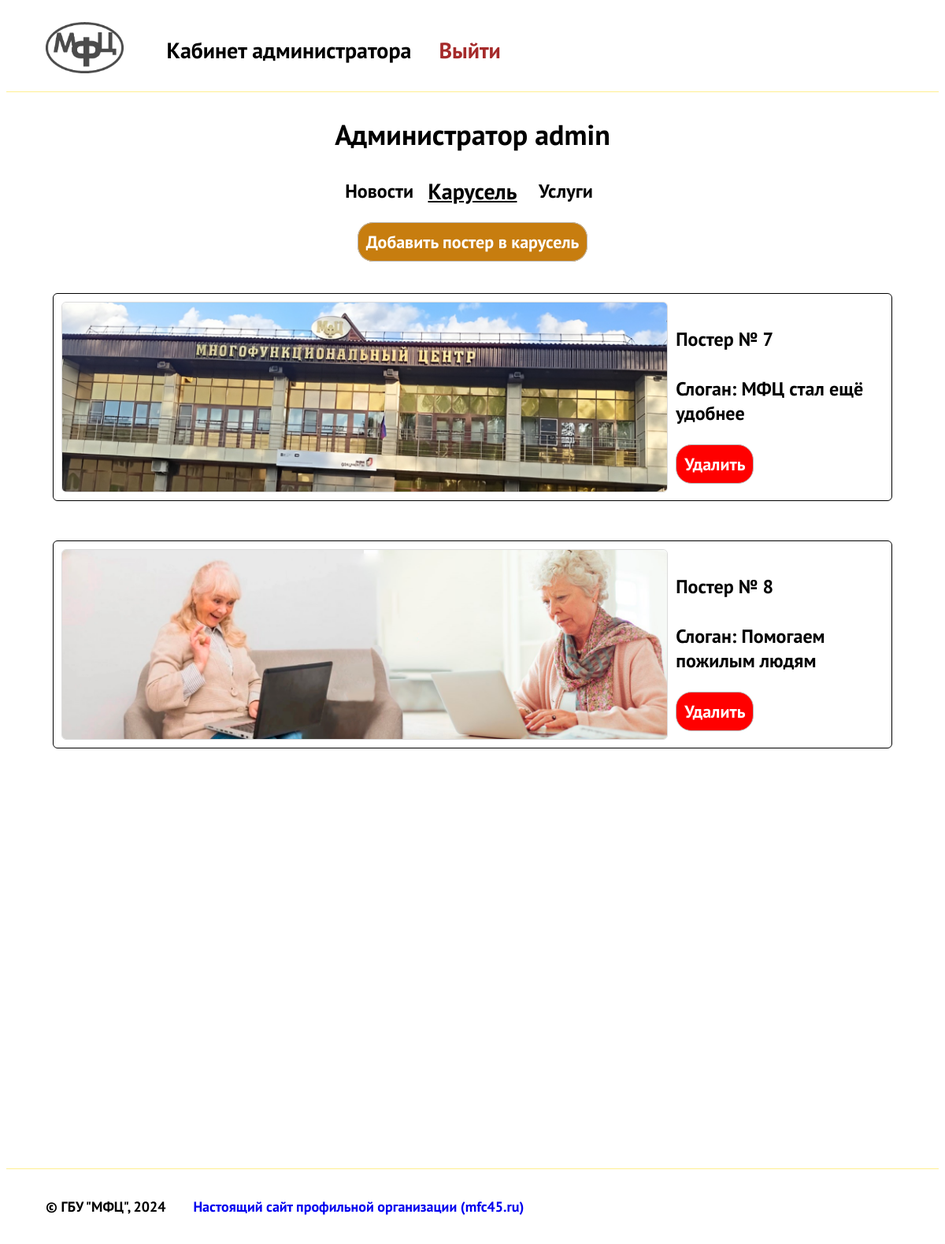
Page /admin/carousel.php (signed in) on the committed database.
### tables this page shows
CREATE TABLE `carousel` (
  `id` int(11) NOT NULL,
  `slogan` varchar(255) NOT NULL,
  `image` varchar(255) NOT NULL
);

### admin/carousel.php (the view, shortened to what this page needs)
<!DOCTYPE html>
<html lang="en">
<head>
    <link rel="stylesheet" type="text/css" href="../css/rooms.css">
    <link rel="stylesheet" type="text/css" href="../css/style.css">
</head>
<body>
    <nav class="navbar">
        <ul>
            <li class="logo">
                <a href="adminlogin.php">
                    <img id="mfclogo" src = "../media/img/logobw.png" height="65" alt = "img">
                </a>
            </li>
            <li>
                <a href="adminroom.php" style="font-size: 28px;">
                    Кабинет администратора
                </a>
            </li>
            <li>
                <a href="logic/logout.php" style="font-size: 28px; color:brown">
                    Выйти
                </a>
            </li>
        </ul>
    </nav>
    <div class="adminzone">
    <?php
    require_once('logic/db.php');
    if (isset($_SESSION['admin_login']))
    {
        $login = $_SESSION['admin_login'];
        $sql = "SELECT * FROM `admins` WHERE login = '$login'";
        $result = $conn->query($sql);
        if ($result->num_rows > 0)
        {
            $row = $result->fetch_assoc();
            echo "<h2>Администратор  " . $row['login'] . "</h2>";
            echo '<div class = "sections">';
            echo '<a href="adminroom.php">Новости</a>';
            echo '<a id = "selected" href="carousel.php">Карусель</a>';
            echo '<a href="services.php">Услуги</a>';
            echo '</div>';
            echo '<div class = "addsomenews">';
            echo '<a href="carouseladder.php">Добавить постер в карусель</a>';
            echo '</div>';
        }
        else
        {
            echo "Произошла ошибка при получении данных пользователя." . $conn->error;
        }
    }
    $sql = "SELECT * FROM `carousel`";
    $result = $conn->query($sql);
    if ($result -> num_rows > 0)
    {
        while ($row = mysqli_fetch_assoc($result))
        {
            echo '<div id="carouselcard" style="height: auto;">';
            echo '<img src="'. '../' . $row["image"] . '" height = "240" >';
            echo '<div id = "carouselcarddesc">';
            echo '<h4> Постер № '. $row["id"]. '</h4> ';
            echo '<p> Слоган: '. $row["slogan"]. '</p>';
            echo '<form method = "get" action = "logic/posterremover.php">';
            echo '<button type = "submit" id = "submitbtn" style ="background-color:red;" >Удалить</button>';
            echo '</form>';
            echo '</div>';
            echo '</div>';
        }
    }
    else
    {
        echo '<p style = "text-align:center;" >Сейчас на сайте нет постеров в карусели</p>';
    }
    ?>
    </div>
    <?php
        require_once('../headerfooter/footer.php');
    ?>
</body>
</html>

### css/rooms.css (style rules this page uses)
.adminzone { font-size: 24px; font-family: "PT Sans Bold"; margin-bottom: 30px; }
.adminzone h2 { text-align: center; }
.addsomenews { text-align: center; font-size: 24px; font-family: "PT Sans Bold"; }
.addsomenews a { background-color: rgb(199, 125, 15); padding: 10px; color:white; font-size: 22px; font-family: "PT Sans Bold"; border-radius: 20px; border: 1px solid rgb(185, 185, 185); transition: all 0.3s; text-decoration: none; }
.sections { display: flex; display: grid; grid-template-columns: 1fr 1fr 1fr; width: 30%; align-items: center; margin-left: 35%; margin-right: 35%; text-align: center; margin-bottom: 30px; }
.sections a { text-decoration: none; color: black; }
#selected { font-size: 28px; text-decoration: underline; }
#carouselcard { border-radius: 6px; border: 1px solid black; height: auto; display: flex; width: auto; min-width: 70%; margin-left: 5%; margin-right: 5%; margin-top: 50px; font-size: 24px; font-family: "PT Sans Bold"; padding: 10px; }
#carouselcard img { border: 1px solid rgba(122, 122, 122, 0.26); border-radius: 6px; margin-right: 10px; }

### css/style.css (style rules this page uses)
.navbar { text-align: center; align-items: center; height: auto; width: 100%; background-color: rgb(255, 255, 255); color: black; font-size: 18px; font-family: "Circe Bold"; border-bottom: 1px solid rgba(255, 217, 0, 0.432); }
.navbar ul { align-items: center; display: flex; list-style-type: none; }
.navbar ul li { padding-top: 10px; padding-left: 10px; padding-right: 25px; font-size: 18px; font-family: "PT Sans Bold"; color: black; list-style-type: none; text-align: center; align-items: center; }
.logo { margin-right: 20px; }
#mfclogo { transition: all 0.3s; }
.navbar ul li a { text-decoration: none; color: black }
#submitbtn { background-color: rgb(199, 125, 15); padding: 10px; color:white; font-size: 22px; font-family: "PT Sans Bold"; border-radius: 20px; border: 1px solid rgb(185, 185, 185); transition: all 0.3s; }

### rows in the picture
carousel: image (picture), id "7", slogan "МФЦ стал ещё удобнее"
carousel: image (picture), id "8", slogan "Помогаем пожилым людям"

### other values in the picture
$row['login'] "admin"
